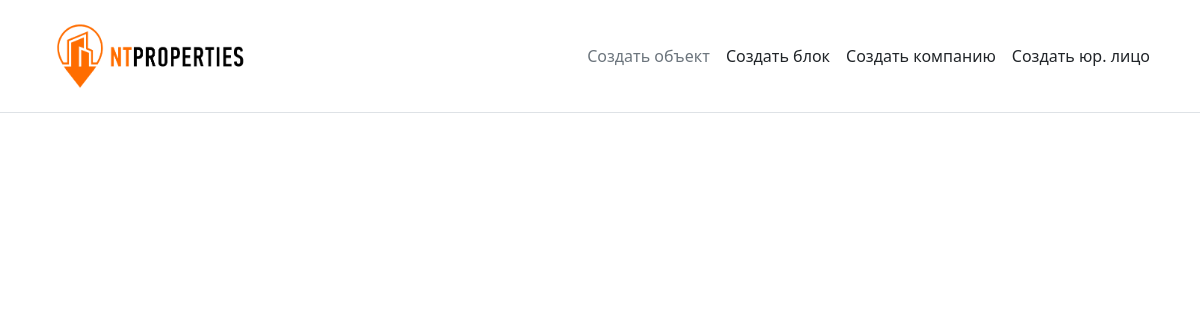
Before: /property with the older database file.
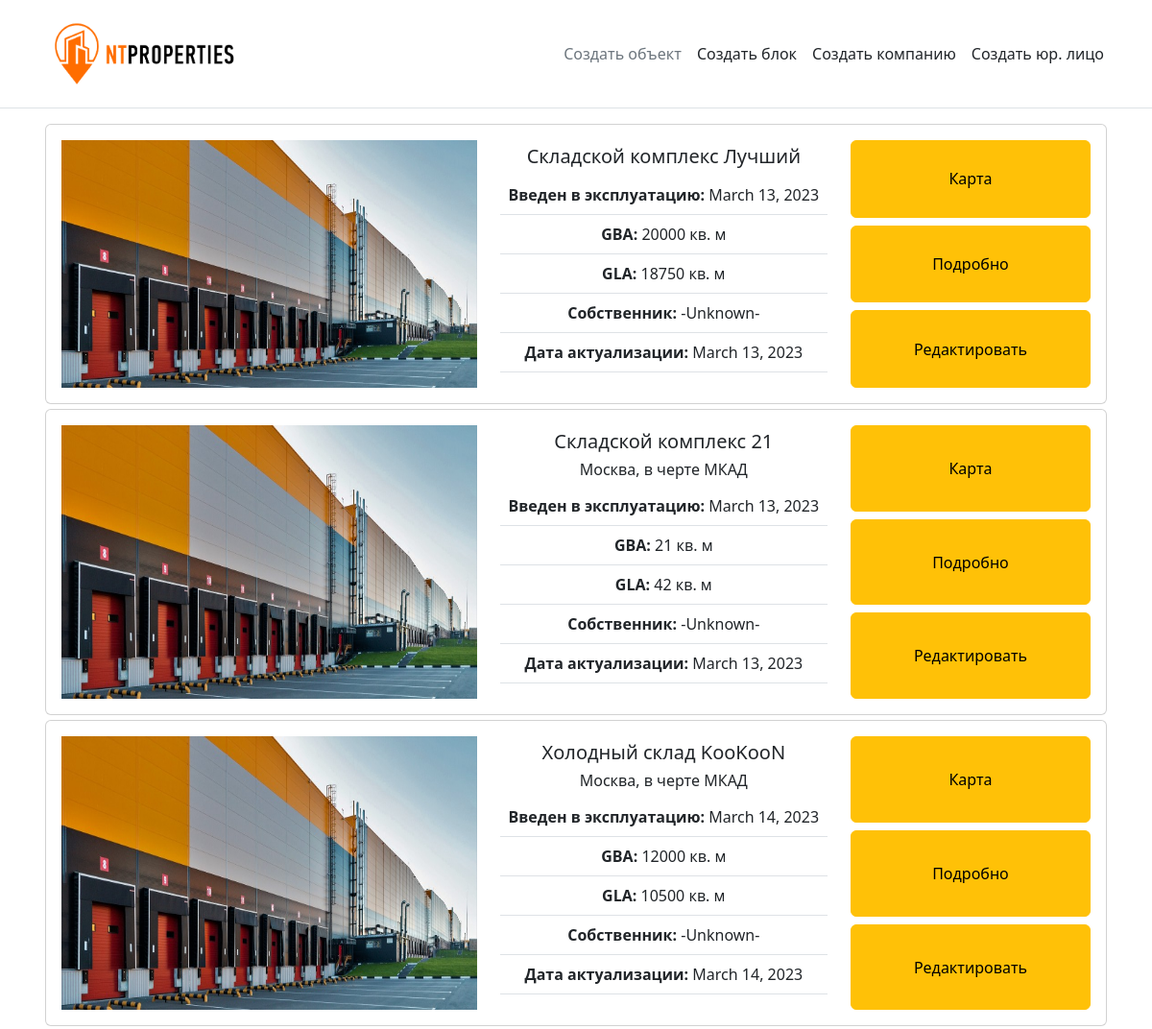
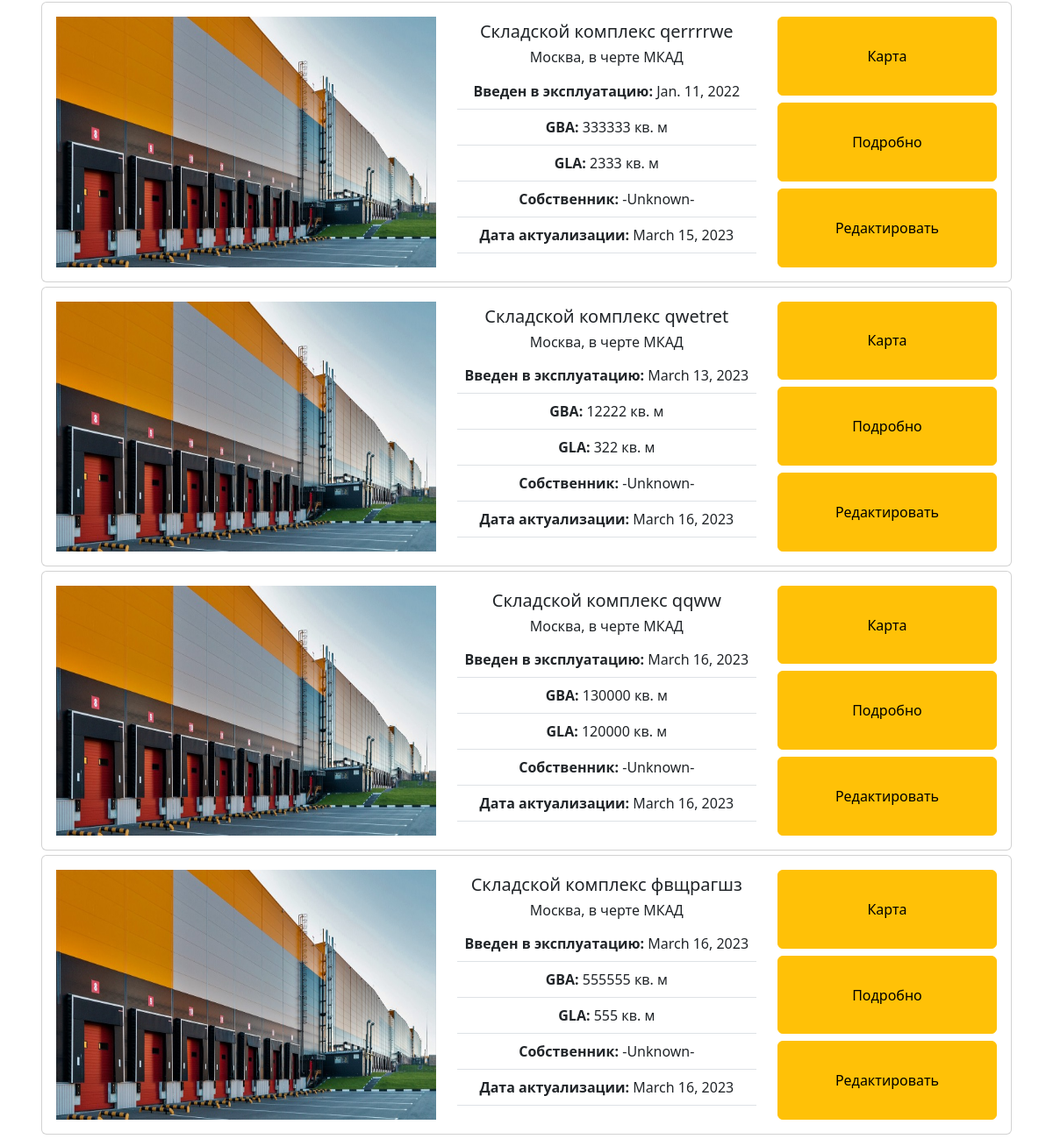
After: the same page with the newer database file (2 pictures, top to bottom).
### listing/models.py (models this page shows)
class Property(models.Model):
    property_type = models.CharField(max_length=dropdown.property_types_max_len,  choices=dropdown.property_types, default="Складской комплекс")
    name = models.CharField(max_length=64)
    region = models.CharField(max_length=dropdown.regions_max_len, choices=dropdown.regions, default="Москва")
    highway = models.CharField(max_length=dropdown.highways_max_len, choices=dropdown.highways, default="в черте МКАД")
    location = models.CharField(max_length=22, blank=True) # make map location picker
    address = models.CharField(max_length=256, blank=True)
    gba = models.PositiveIntegerField(blank=True)
    gla = models.PositiveIntegerField(blank=True)
    built_date = models.DateField(default=now)
    photo = models.ImageField(null=True, blank=True, upload_to="property/photo")
    plan = models.ImageField(null=True, blank=True, upload_to="property/plan")
    update = models.DateField(default=now) # НАСТРОИТЬ ДАТУ ОБНОВЛЕНИЯ
    class Meta:
        verbose_name = 'Объект недвижимости'
        verbose_name_plural = 'Объекты недвижимости'

### listing/views.py (the view)
# urls.py: path('property', property_view),
def property_view(request):
    prop = Property.objects.all()
    context = {
        'prop': prop
    }
    return render(request, 'property.html', context)

### templates/property.html
{% extends "home_navbar.html" %}
{% load static %}
{% block content %}
<div class="container">
            {% for i in prop %}
            <div class="card card-body" style="margin:5px;">
                <div class="row">
                    <img class="col-5 rounded" src="static/images/dbmediaroot/lp_example.jpg">
                    <div class="col-4">
                        <h5 class="card-title text-center" style="margin-top:5px;">{{ i.property_type }} {{ i.name }}</h5>
                        <h6 class="card-text">{% if i.highway and i.region %}
                                {{ i.region }}, {{ i.highway }}
                            {% elif i.highway %}
                                {{ i.highway }}
                            {% elif i.region %}
                                {{ i.region }}
                            {% endif %}
                        </h6>
                        <table class="table table-hover">
                            <tr>
                                <td><b>Введен в эксплуатацию:</b> {{ i.built_date }}</td>
                            </tr>
                            <tr>
                                <td><b>GBA:</b> {{ i.gba }} кв. м</td>
                            </tr>
                            <tr>
                                <td><b>GLA:</b> {{ i.gla }} кв. м</td>
                            </tr>
                            <tr>
                                <td><b>Собственник:</b> -Unknown-</td>
                            </tr>
                            <tr>
                                <td><b>Дата актуализации:</b> {{ i.update }}</td>
                            </tr>
                        </table>
                </div>
                    <div class="col-3 d-grid gap-2">
                        <button class="btn btn-warning">Карта</button>
                        <button class="btn btn-warning">Подробно</button>
                        <button class="btn btn-warning">Редактировать</button>
                    </div>
                </div>
            </div>
            {% endfor %}
</div>
{% endblock %}

Changed rows visible on the page:
added Property: property_type "Складской комплекс", name "Лучший", built_date "March 13, 2023", gba "20000", gla "18750", update "March 13, 2023"
added Property: property_type "Складской комплекс", name "21", region "Москва", highway "в черте МКАД", built_date "March 13, 2023", gba "21", gla "42", update "March 13, 2023"
added Property: property_type "Холодный склад", name "KooKooN", region "Москва", highway "в черте МКАД", built_date "March 14, 2023", gba "12000", gla "10500", update "March 14, 2023"
added Property: property_type "Складской комплекс", name "qerrrrwe", region "Москва", highway "в черте МКАД", built_date "Jan. 11, 2022", gba "333333", gla "2333", update "March 15, 2023"
added Property: property_type "Складской комплекс", name "qwetret", region "Москва", highway "в черте МКАД", built_date "March 13, 2023", gba "12222", gla "322", update "March 16, 2023"
added Property: property_type "Складской комплекс", name "qqww", region "Москва", highway "в черте МКАД", built_date "March 16, 2023", gba "130000", gla "120000", update "March 16, 2023"
added Property: property_type "Складской комплекс", name "фвщрагшз", region "Москва", highway "в черте МКАД", built_date "March 16, 2023", gba "555555", gla "555", update "March 16, 2023"
